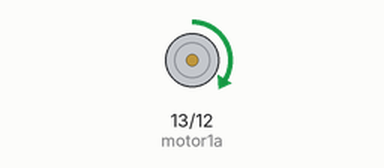
A program run on a simulated ESP32 board running MicroPython. Parts: motor-driver pin pairs drawn as motors (green arrow = first pin HIGH = forward, orange = second pin HIGH = backward, longer = more drive).

Above: at 1.5 s.
At 4.5 s:
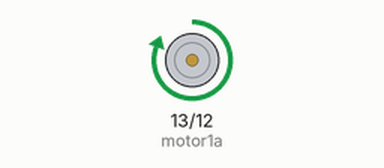
Timing chart, 0 to 7.8 s (numbered marks = the images above):
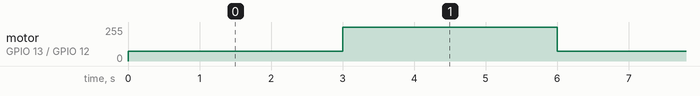

The program:

extra2_pwm_speed.py
```python
from machine import Pin, PWM
import time

motor1a = PWM(Pin(13), 1000)              # IN+ 를 PWM으로 (속도 조절용)
motor1b = Pin(12, Pin.OUT)                # IN- 는 그대로
motor1b.value(0)                          # 한 방향으로 고정

while True:
    motor1a.duty(300)                     # 약한 바람
    time.sleep(3)
    motor1a.duty(1023)                    # 센 바람
    time.sleep(3)
```

Measured:
- by itself, motor on GPIO 13 (motor1a) / GPIO 12 (motor1b): alternates forward 255/255 for 3.0 s and forward 75/255 for 3.0 s
